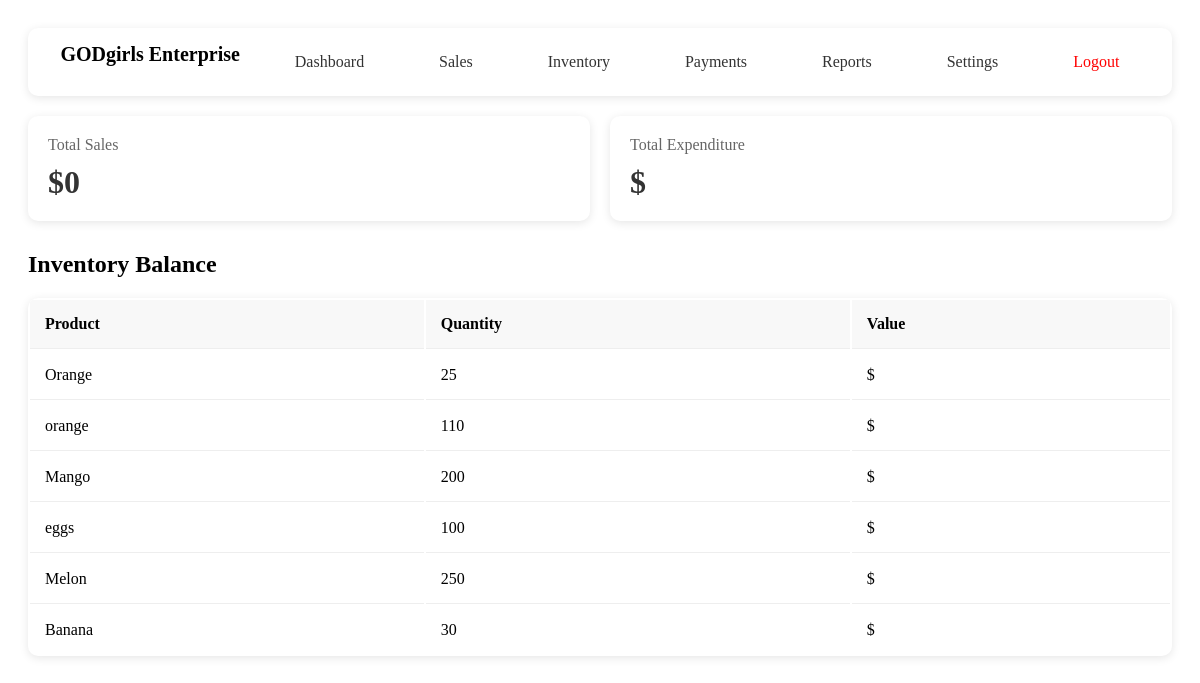
Before: /dashboard (signed in) with the older database file.
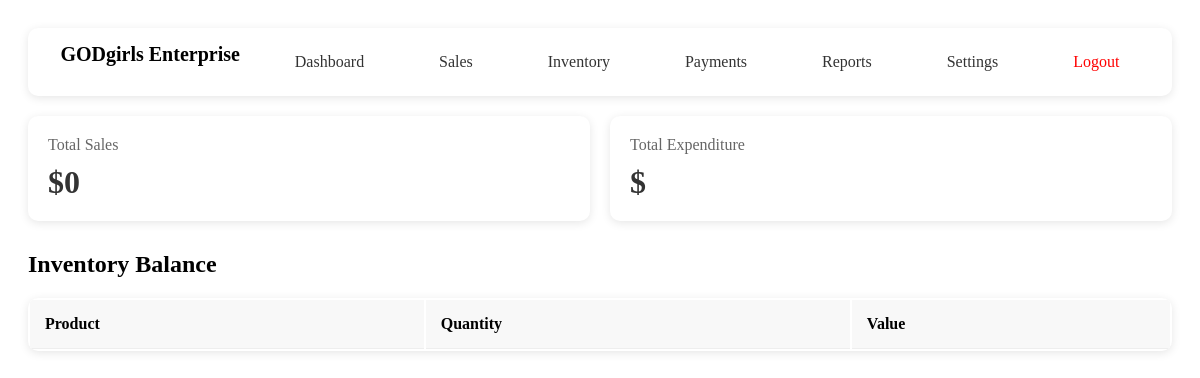
After: the same page with the newer database file.
### models/user.py (models this page shows, shortened)
class User(UserMixin, db.Model):
    __tablename__ = 'users'
    id = db.Column(db.Integer, primary_key=True)
    business_name = db.Column(db.String(100))
    name = db.Column(db.String(100), nullable=False)
    email = db.Column(db.String(120), unique=True, nullable=False)
    password_hash = db.Column(db.String(200))
    created_at = db.Column(db.DateTime, default=datetime.utcnow)
    products = db.relationship('Product', backref='user', lazy=True, cascade='all, delete-orphan')
    sales = db.relationship('Sale', backref='user', lazy=True, cascade='all, delete-orphan')
    payments = db.relationship('Payment', backref='user', lazy=True, cascade='all, delete-orphan')

### models/product.py (models this page shows, shortened)
class Product(db.Model):
    __tablename__ = 'products'
    id = db.Column(db.Integer, primary_key=True)
    name = db.Column(db.String(100), nullable=False, unique=True)  # Added unique constraint
    quantity = db.Column(db.Integer, default=0)
    cost_price = db.Column(db.Float, nullable=False)
    selling_price = db.Column(db.Float, nullable=False)
    profit_margin = db.Column(db.Float)
    min_stock_level = db.Column(db.Integer, default=10)
    created_at = db.Column(db.DateTime, default=datetime.utcnow)  # Renamed from created_at
    updated_at = db.Column(db.DateTime, default=datetime.utcnow, onupdate=datetime.utcnow)
    price = db.Column(db.Float)
    user_id = db.Column(db.Integer, db.ForeignKey('users.id'), nullable=False)
    sales = db.relationship('Sale', backref='product', lazy=True, cascade='all, delete-orphan')
    payments = db.relationship('Payment', backref='product', lazy=True)
    costs = db.relationship('ProductCost', backref='product', lazy=True)
    class ProductCost(db.Model):
        __tablename__ = 'product_costs'
        id = db.Column(db.Integer, primary_key=True)
        product_id = db.Column(db.Integer, db.ForeignKey('products.id'), nullable=False)
        cost_type = db.Column(db.String(50), nullable=False)  # e.g., 'purchase', 'transport', 'storage'
        amount = db.Column(db.Float, nullable=False)
        description = db.Column(db.String(200))
        date = db.Column(db.DateTime, default=datetime.utcnow)
        user_id = db.Column(db.Integer, db.ForeignKey('users.id'), nullable=False)

### app.py (the view)
@app.route('/dashboard')
@login_required
def dashboard():
    total_sales = db.session.query(db.func.sum(Sale.quantity * Sale.price))\
        .filter(Sale.user_id == current_user.id).scalar() or 0
    inventory = Product.query.all()
    return render_template('dashboard.html',
                         total_sales=total_sales,
                         inventory=inventory)

### app.py (called while the page is built)
@app.before_request
def load_user():
    if 'user_id' in session:
        g.user = db.session.get(User, session['user_id'])

@login_manager.user_loader
def load_user(user_id):
    return User.query.get(int(user_id))  # assuming you're using SQLAlchemy and User has an id

@app.context_processor
def inject_user():
    return dict(current_user=current_user)

### templates/dashboard.html (shortened to what this page needs)
<!DOCTYPE html>
<html lang="en">
<head>
</head>
<body>
    <div class="dashboard-container">
        <div class="nav-bar">
            <div class="nav-links">
                <span style="font-weight: bold; font-size: 20px;">
                    {% if current_user.is_authenticated and current_user.business_name %}
                        {{ current_user.business_name }}
                    {% else %}
                        AKONTABU
                    {% endif %}
                </span>
                <a href="{{ url_for('dashboard') }}" class="nav-link">Dashboard</a>
                <a href="{{ url_for('sales') }}" class="nav-link">Sales</a>
                <a href="{{ url_for('inventory') }}" class="nav-link">Inventory</a>
                <a href="{{ url_for('payments') }}" class="nav-link">Payments</a>
                <a href="{{ url_for('reports') }}" class="nav-link">Reports</a>
                <a href="{{ url_for('settings') }}" class="nav-link">Settings</a>
                <a href="{{ url_for('logout') }}" class="nav-link" style="color:red;">Logout</a>
            </div>
        </div>
        <div class="metrics-grid">
            <div class="metric-card">
                <div class="metric-title">Total Sales</div>
                <div class="metric-value">${{ total_sales }}</div>
            </div>
            <div class="metric-card">
                <div class="metric-title">Total Expenditure</div>
                <div class="metric-value">${{ total_expenditure }}</div>
            </div>
        </div>
        <h2>Inventory Balance</h2>
        <table class="inventory-table">
            <thead>
                <tr>
                    <th>Product</th>
                    <th>Quantity</th>
                    <th>Value</th>
                </tr>
            </thead>
            <tbody>
                {% for product in inventory %}
                <tr>
                    <td>{{ product.name }}</td>
                    <td>{{ product.quantity }}</td>
                    <td>${{ product.value }}</td>
                </tr>
                {% endfor %}
            </tbody>
        </table>
    </div>
</body>
</html>

### templates/dashboard.html (style rules this page uses)
.dashboard-container { max-width: 1200px; margin: 0 auto; padding: 20px; }
.nav-bar { background: #fff; padding: 15px; border-radius: 10px; box-shadow: 0 2px 10px rgba(0,0,0,0.1); margin-bottom: 20px; }
.nav-links { display: flex; justify-content: space-around; }
.nav-link { text-decoration: none; color: #333; padding: 10px 20px; border-radius: 5px; transition: background 0.3s ease; }
.metrics-grid { display: grid; grid-template-columns: repeat(2, 1fr); gap: 20px; margin-bottom: 30px; }
.metric-card { background: #fff; padding: 20px; border-radius: 10px; box-shadow: 0 2px 10px rgba(0,0,0,0.1); }
.metric-title { color: #666; font-size: 1em; margin-bottom: 10px; }
.metric-value { font-size: 2em; font-weight: 600; color: #333; }
.inventory-table { width: 100%; background: #fff; border-radius: 10px; box-shadow: 0 2px 10px rgba(0,0,0,0.1); overflow: hidden; }
.inventory-table th, .inventory-table td { padding: 15px; text-align: left; border-bottom: 1px solid #eee; }
.inventory-table th { background: #f8f8f8; font-weight: 600; }

Changed rows visible on the page:
removed Product: name "Orange", quantity "25"
removed Product: name "orange", quantity "110"
removed Product: name "Mango", quantity "200"
removed Product: name "eggs", quantity "100"
removed Product: name "Melon", quantity "250"
removed Product: name "Banana", quantity "30"
